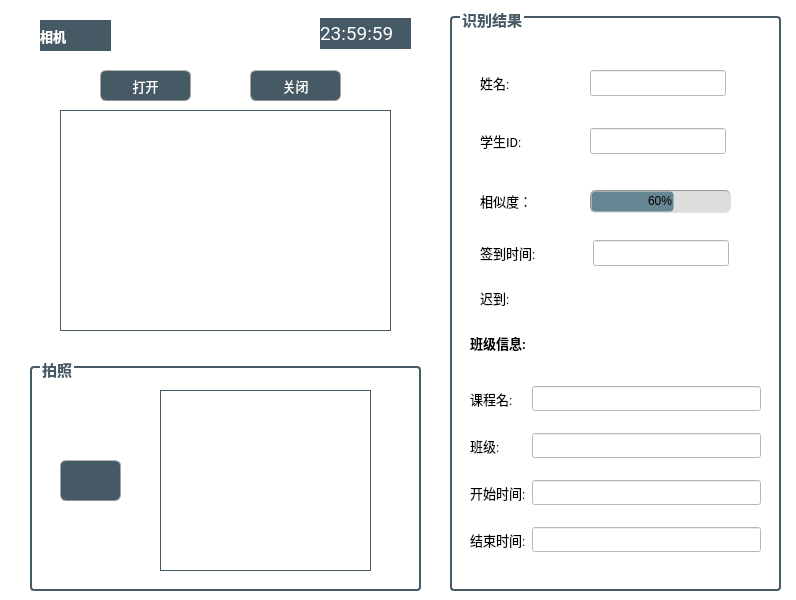
<?xml version="1.0" encoding="UTF-8"?>
<ui version="4.0">
 <class>FaceCheckForm</class>
 <widget class="QWidget" name="FaceCheckForm">
  <property name="geometry">
   <rect>
    <x>0</x>
    <y>0</y>
    <width>796</width>
    <height>600</height>
   </rect>
  </property>
  <property name="windowTitle">
   <string>Form</string>
  </property>
  <property name="styleSheet">
   <string notr="true">background-color: rgb(255, 255, 255);</string>
  </property>
  <widget class="QLabel" name="label_tablecard">
   <property name="geometry">
    <rect>
     <x>20</x>
     <y>10</y>
     <width>411</width>
     <height>341</height>
    </rect>
   </property>
   <property name="font">
    <font>
     <family>Roboto</family>
     <pointsize>10</pointsize>
     <weight>75</weight>
     <bold>true</bold>
    </font>
   </property>
   <property name="styleSheet">
    <string notr="true">border-image: url(:/icon/pic/table_card.png);</string>
   </property>
   <property name="text">
    <string/>
   </property>
   <property name="alignment">
    <set>Qt::AlignCenter</set>
   </property>
  </widget>
  <widget class="QLabel" name="label_6">
   <property name="geometry">
    <rect>
     <x>40</x>
     <y>20</y>
     <width>71</width>
     <height>31</height>
    </rect>
   </property>
   <property name="font">
    <font>
     <family>Roboto</family>
     <pointsize>10</pointsize>
     <weight>75</weight>
     <bold>true</bold>
    </font>
   </property>
   <property name="styleSheet">
    <string notr="true">background-color: rgb(69, 90, 100);
color: rgb(255, 255, 255);</string>
   </property>
   <property name="text">
    <string>相机</string>
   </property>
  </widget>
  <widget class="QPushButton" name="pushButton_open">
   <property name="geometry">
    <rect>
     <x>100</x>
     <y>70</y>
     <width>91</width>
     <height>31</height>
    </rect>
   </property>
   <property name="font">
    <font>
     <family>Roboto</family>
     <pointsize>10</pointsize>
     <weight>50</weight>
     <bold>false</bold>
    </font>
   </property>
   <property name="styleSheet">
    <string notr="true">QPushButton{
	
	color: rgb(255, 255, 255);
	border-width: 1px;
	border-radius: 6px;
	border-bottom-color: rgb(150,150,150);
	border-right-color: rgb(165,165,165);
	border-left-color: rgb(165,165,165);
	border-top-color: rgb(180,180,180);
	border-style: solid;
	padding: 4px;
	background-color: rgb(69, 90, 100);
}
QPushButton:hover{
	color: rgb(255, 255, 255);
	border-width: 1px;
	border-radius:6px;
	border-top-color: rgb(255,150,60);
	border-right-color: qlineargradient(spread:pad, x1:0, y1:1, x2:1, y2:0, stop:0 rgba(200, 70, 20, 255), stop:1 rgba(255,150,60, 255));
	border-left-color:  qlineargradient(spread:pad, x1:1, y1:0, x2:0, y2:0, stop:0 rgba(200, 70, 20, 255), stop:1 rgba(255,150,60, 255));
	border-bottom-color: rgb(200,70,20);
	border-style: solid;
	padding: 2px;
	background-color: rgb(69, 90, 100);
}
QPushButton:default{
	color: rgb(255, 255, 255);
	border-width: 1px;
	border-radius:6px;
	border-top-color: rgb(255,150,60);
	border-right-color: qlineargradient(spread:pad, x1:0, y1:1, x2:1, y2:0, stop:0 rgba(200, 70, 20, 255), stop:1 rgba(255,150,60, 255));
	border-left-color:  qlineargradient(spread:pad, x1:1, y1:0, x2:0, y2:0, stop:0 rgba(200, 70, 20, 255), stop:1 rgba(255,150,60, 255));
	border-bottom-color: rgb(200,70,20);
	border-style: solid;
	padding: 2px;
	background-color: qlineargradient(spread:pad, x1:0.5, y1:1, x2:0.5, y2:0, stop:0 rgba(220, 220, 220, 255), stop:1 rgba(255, 255, 255, 255));
}
QPushButton:pressed{
	color: rgb(255, 255, 255);
	border-width: 1px;
	border-radius: 6px;
	border-width: 1px;
	border-top-color: rgba(255,150,60,200);
	border-right-color: qlineargradient(spread:pad, x1:0, y1:1, x2:1, y2:0, stop:0 rgba(200, 70, 20, 255), stop:1 rgba(255,150,60, 200));
	border-left-color:  qlineargradient(spread:pad, x1:1, y1:0, x2:0, y2:0, stop:0 rgba(200, 70, 20, 255), stop:1 rgba(255,150,60, 200));
	border-bottom-color: rgba(200,70,20,200);
	border-style: solid;
	padding: 2px;
	
	background-color: rgb(129, 156, 169);
	
}</string>
   </property>
   <property name="text">
    <string>打开</string>
   </property>
   <property name="icon">
    <iconset resource="resource.qrc">
     <normaloff>:/icon/pic/camera.png</normaloff>:/icon/pic/camera.png</iconset>
   </property>
  </widget>
  <widget class="QGroupBox" name="groupBox_2">
   <property name="geometry">
    <rect>
     <x>30</x>
     <y>360</y>
     <width>391</width>
     <height>231</height>
    </rect>
   </property>
   <property name="font">
    <font>
     <family>Roboto Black</family>
     <pointsize>11</pointsize>
     <weight>75</weight>
     <bold>true</bold>
    </font>
   </property>
   <property name="styleSheet">
    <string notr="true">QGroupBox
        {
          border: 2px solid rgb(69, 90, 100);
          border-radius:4px;
          margin-top:6px;
          }
QGroupBox:title
        {
          color:rgb(69, 90, 100);
          subcontrol-origin: margin;
          left: 10px;
          }</string>
   </property>
   <property name="title">
    <string>拍照</string>
   </property>
   <widget class="QLabel" name="label_face">
    <property name="geometry">
     <rect>
      <x>130</x>
      <y>30</y>
      <width>211</width>
      <height>181</height>
     </rect>
    </property>
    <property name="styleSheet">
     <string notr="true">border: 1px solid rgb(69, 90, 100);</string>
    </property>
    <property name="text">
     <string/>
    </property>
   </widget>
   <widget class="QPushButton" name="pushButton_checkin">
    <property name="geometry">
     <rect>
      <x>30</x>
      <y>100</y>
      <width>61</width>
      <height>41</height>
     </rect>
    </property>
    <property name="font">
     <font>
      <family>Roboto</family>
      <pointsize>11</pointsize>
      <weight>75</weight>
      <bold>true</bold>
     </font>
    </property>
    <property name="styleSheet">
     <string notr="true">QPushButton{
	
	color: rgb(255, 255, 255);
	border-width: 1px;
	border-radius: 6px;
	border-bottom-color: rgb(150,150,150);
	border-right-color: rgb(165,165,165);
	border-left-color: rgb(165,165,165);
	border-top-color: rgb(180,180,180);
	border-style: solid;
	padding: 4px;
	background-color: rgb(69, 90, 100);
}
QPushButton:hover{
	color: rgb(255, 255, 255);
	border-width: 1px;
	border-radius:6px;
	border-top-color: rgb(255,150,60);
	border-right-color: qlineargradient(spread:pad, x1:0, y1:1, x2:1, y2:0, stop:0 rgba(200, 70, 20, 255), stop:1 rgba(255,150,60, 255));
	border-left-color:  qlineargradient(spread:pad, x1:1, y1:0, x2:0, y2:0, stop:0 rgba(200, 70, 20, 255), stop:1 rgba(255,150,60, 255));
	border-bottom-color: rgb(200,70,20);
	border-style: solid;
	padding: 2px;
	background-color: rgb(69, 90, 100);
}
QPushButton:default{
	color: rgb(255, 255, 255);
	border-width: 1px;
	border-radius:6px;
	border-top-color: rgb(255,150,60);
	border-right-color: qlineargradient(spread:pad, x1:0, y1:1, x2:1, y2:0, stop:0 rgba(200, 70, 20, 255), stop:1 rgba(255,150,60, 255));
	border-left-color:  qlineargradient(spread:pad, x1:1, y1:0, x2:0, y2:0, stop:0 rgba(200, 70, 20, 255), stop:1 rgba(255,150,60, 255));
	border-bottom-color: rgb(200,70,20);
	border-style: solid;
	padding: 2px;
	background-color: qlineargradient(spread:pad, x1:0.5, y1:1, x2:0.5, y2:0, stop:0 rgba(220, 220, 220, 255), stop:1 rgba(255, 255, 255, 255));
}
QPushButton:pressed{
	color: rgb(255, 255, 255);
	border-width: 1px;
	border-radius: 6px;
	border-width: 1px;
	border-top-color: rgba(255,150,60,200);
	border-right-color: qlineargradient(spread:pad, x1:0, y1:1, x2:1, y2:0, stop:0 rgba(200, 70, 20, 255), stop:1 rgba(255,150,60, 200));
	border-left-color:  qlineargradient(spread:pad, x1:1, y1:0, x2:0, y2:0, stop:0 rgba(200, 70, 20, 255), stop:1 rgba(255,150,60, 200));
	border-bottom-color: rgba(200,70,20,200);
	border-style: solid;
	padding: 2px;
	
	background-color: rgb(129, 156, 169);
	
}</string>
    </property>
    <property name="text">
     <string/>
    </property>
    <property name="icon">
     <iconset resource="resource.qrc">
      <normaloff>:/icon/pic/checkin.png</normaloff>:/icon/pic/checkin.png</iconset>
    </property>
   </widget>
  </widget>
  <widget class="QGroupBox" name="groupBox_3">
   <property name="geometry">
    <rect>
     <x>450</x>
     <y>10</y>
     <width>331</width>
     <height>581</height>
    </rect>
   </property>
   <property name="font">
    <font>
     <family>Roboto Black</family>
     <pointsize>11</pointsize>
     <weight>75</weight>
     <bold>true</bold>
    </font>
   </property>
   <property name="styleSheet">
    <string notr="true">QGroupBox
        {
          border: 2px solid rgb(69, 90, 100);
          border-radius:4px;
          margin-top:6px;
          }
QGroupBox:title
        {
          color:rgb(69, 90, 100);
          subcontrol-origin: margin;
          left: 10px;
          }</string>
   </property>
   <property name="title">
    <string>识别结果</string>
   </property>
   <widget class="QLabel" name="label_3">
    <property name="geometry">
     <rect>
      <x>30</x>
      <y>60</y>
      <width>86</width>
      <height>26</height>
     </rect>
    </property>
    <property name="font">
     <font>
      <family>Roboto</family>
      <pointsize>10</pointsize>
      <weight>50</weight>
      <bold>false</bold>
     </font>
    </property>
    <property name="text">
     <string>姓名:</string>
    </property>
   </widget>
   <widget class="QLabel" name="label_2">
    <property name="geometry">
     <rect>
      <x>30</x>
      <y>118</y>
      <width>86</width>
      <height>26</height>
     </rect>
    </property>
    <property name="font">
     <font>
      <family>Roboto</family>
      <pointsize>10</pointsize>
      <weight>50</weight>
      <bold>false</bold>
     </font>
    </property>
    <property name="text">
     <string>学生ID:</string>
    </property>
   </widget>
   <widget class="QLineEdit" name="lineEdit_name">
    <property name="geometry">
     <rect>
      <x>140</x>
      <y>60</y>
      <width>136</width>
      <height>26</height>
     </rect>
    </property>
    <property name="font">
     <font>
      <family>Roboto</family>
      <pointsize>10</pointsize>
     </font>
    </property>
    <property name="alignment">
     <set>Qt::AlignCenter</set>
    </property>
   </widget>
   <widget class="QLineEdit" name="lineEdit_sno">
    <property name="geometry">
     <rect>
      <x>140</x>
      <y>118</y>
      <width>136</width>
      <height>26</height>
     </rect>
    </property>
    <property name="font">
     <font>
      <family>Roboto</family>
      <pointsize>10</pointsize>
     </font>
    </property>
    <property name="alignment">
     <set>Qt::AlignCenter</set>
    </property>
   </widget>
   <widget class="QLabel" name="label_5">
    <property name="geometry">
     <rect>
      <x>30</x>
      <y>178</y>
      <width>91</width>
      <height>26</height>
     </rect>
    </property>
    <property name="font">
     <font>
      <family>Roboto</family>
      <pointsize>10</pointsize>
      <weight>50</weight>
      <bold>false</bold>
     </font>
    </property>
    <property name="text">
     <string>相似度：</string>
    </property>
   </widget>
   <widget class="QProgressBar" name="progressBar">
    <property name="geometry">
     <rect>
      <x>140</x>
      <y>180</y>
      <width>141</width>
      <height>23</height>
     </rect>
    </property>
    <property name="styleSheet">
     <string notr="true">QProgressBar {
	text-align: center;
	color: rgb(0, 0, 0);
	border-width: 1px; 
	border-radius: 6px;
	border-style: inset;
	border-color: rgb(150,150,150);
	background-color:rgb(221,221,219);
}
QProgressBar::chunk:horizontal {
background-color: rgb(69, 90, 100);
	border-style: solid;
	border-radius:4px;
	border-width:1px;
	
	background-color: rgb(101, 133, 147);


}</string>
    </property>
    <property name="value">
     <number>60</number>
    </property>
   </widget>
   <widget class="QLabel" name="label">
    <property name="geometry">
     <rect>
      <x>215</x>
      <y>168</y>
      <width>15</width>
      <height>12</height>
     </rect>
    </property>
    <property name="styleSheet">
     <string notr="true">border-image: url(:/icon/pic/down.png);</string>
    </property>
    <property name="text">
     <string/>
    </property>
   </widget>
   <widget class="QWidget" name="gridLayoutWidget">
    <property name="geometry">
     <rect>
      <x>20</x>
      <y>360</y>
      <width>291</width>
      <height>201</height>
     </rect>
    </property>
    <layout class="QGridLayout" name="gridLayout">
     <item row="0" column="0">
      <widget class="QLabel" name="label_4">
       <property name="font">
        <font>
         <family>Roboto</family>
         <pointsize>10</pointsize>
         <weight>50</weight>
         <bold>false</bold>
        </font>
       </property>
       <property name="text">
        <string>课程名:</string>
       </property>
      </widget>
     </item>
     <item row="1" column="1">
      <widget class="QLineEdit" name="lineEdit_classroom">
       <property name="font">
        <font>
         <family>Roboto</family>
         <pointsize>10</pointsize>
        </font>
       </property>
       <property name="text">
        <string/>
       </property>
       <property name="alignment">
        <set>Qt::AlignCenter</set>
       </property>
      </widget>
     </item>
     <item row="0" column="1">
      <widget class="QLineEdit" name="lineEdit_course">
       <property name="font">
        <font>
         <family>Roboto</family>
         <pointsize>10</pointsize>
        </font>
       </property>
       <property name="text">
        <string/>
       </property>
       <property name="alignment">
        <set>Qt::AlignCenter</set>
       </property>
      </widget>
     </item>
     <item row="2" column="1">
      <widget class="QLineEdit" name="lineEdit_start_time">
       <property name="font">
        <font>
         <family>Roboto</family>
         <pointsize>10</pointsize>
        </font>
       </property>
       <property name="text">
        <string/>
       </property>
       <property name="alignment">
        <set>Qt::AlignCenter</set>
       </property>
      </widget>
     </item>
     <item row="2" column="0">
      <widget class="QLabel" name="label_10">
       <property name="font">
        <font>
         <family>Roboto</family>
         <pointsize>10</pointsize>
         <weight>50</weight>
         <bold>false</bold>
        </font>
       </property>
       <property name="text">
        <string>开始时间:</string>
       </property>
      </widget>
     </item>
     <item row="1" column="0">
      <widget class="QLabel" name="label_7">
       <property name="font">
        <font>
         <family>Roboto</family>
         <pointsize>10</pointsize>
         <weight>50</weight>
         <bold>false</bold>
        </font>
       </property>
       <property name="text">
        <string>班级:</string>
       </property>
      </widget>
     </item>
     <item row="3" column="0">
      <widget class="QLabel" name="label_9">
       <property name="font">
        <font>
         <family>Roboto</family>
         <pointsize>10</pointsize>
         <weight>50</weight>
         <bold>false</bold>
        </font>
       </property>
       <property name="text">
        <string>结束时间:</string>
       </property>
      </widget>
     </item>
     <item row="3" column="1">
      <widget class="QLineEdit" name="lineEdit_end_time">
       <property name="font">
        <font>
         <family>Roboto</family>
         <pointsize>10</pointsize>
        </font>
       </property>
       <property name="text">
        <string/>
       </property>
       <property name="alignment">
        <set>Qt::AlignCenter</set>
       </property>
      </widget>
     </item>
    </layout>
   </widget>
   <widget class="QLabel" name="label_11">
    <property name="geometry">
     <rect>
      <x>20</x>
      <y>320</y>
      <width>111</width>
      <height>26</height>
     </rect>
    </property>
    <property name="font">
     <font>
      <family>Roboto</family>
      <pointsize>10</pointsize>
      <weight>75</weight>
      <bold>true</bold>
     </font>
    </property>
    <property name="text">
     <string>班级信息:</string>
    </property>
   </widget>
   <widget class="QLabel" name="label_12">
    <property name="geometry">
     <rect>
      <x>30</x>
      <y>275</y>
      <width>86</width>
      <height>26</height>
     </rect>
    </property>
    <property name="font">
     <font>
      <family>Roboto</family>
      <pointsize>10</pointsize>
      <weight>50</weight>
      <bold>false</bold>
     </font>
    </property>
    <property name="text">
     <string>迟到:</string>
    </property>
   </widget>
   <widget class="QLabel" name="label_late">
    <property name="geometry">
     <rect>
      <x>180</x>
      <y>270</y>
      <width>40</width>
      <height>40</height>
     </rect>
    </property>
    <property name="styleSheet">
     <string notr="true">border-image: url(:/icon/pic/notlate.png);</string>
    </property>
    <property name="text">
     <string/>
    </property>
   </widget>
   <widget class="QLineEdit" name="lineEdit_checkin_time">
    <property name="geometry">
     <rect>
      <x>143</x>
      <y>230</y>
      <width>136</width>
      <height>26</height>
     </rect>
    </property>
    <property name="font">
     <font>
      <family>Roboto</family>
      <pointsize>10</pointsize>
     </font>
    </property>
    <property name="alignment">
     <set>Qt::AlignCenter</set>
    </property>
   </widget>
   <widget class="QLabel" name="label_13">
    <property name="geometry">
     <rect>
      <x>30</x>
      <y>230</y>
      <width>111</width>
      <height>26</height>
     </rect>
    </property>
    <property name="font">
     <font>
      <family>Roboto</family>
      <pointsize>10</pointsize>
      <weight>50</weight>
      <bold>false</bold>
     </font>
    </property>
    <property name="text">
     <string>签到时间:</string>
    </property>
   </widget>
  </widget>
  <widget class="QPushButton" name="pushButton_stop">
   <property name="geometry">
    <rect>
     <x>250</x>
     <y>70</y>
     <width>91</width>
     <height>31</height>
    </rect>
   </property>
   <property name="font">
    <font>
     <family>Roboto</family>
     <pointsize>10</pointsize>
     <weight>50</weight>
     <bold>false</bold>
    </font>
   </property>
   <property name="styleSheet">
    <string notr="true">QPushButton{
	
	color: rgb(255, 255, 255);
	border-width: 1px;
	border-radius: 6px;
	border-bottom-color: rgb(150,150,150);
	border-right-color: rgb(165,165,165);
	border-left-color: rgb(165,165,165);
	border-top-color: rgb(180,180,180);
	border-style: solid;
	padding: 4px;
	background-color: rgb(69, 90, 100);
}
QPushButton:hover{
	color: rgb(255, 255, 255);
	border-width: 1px;
	border-radius:6px;
	border-top-color: rgb(255,150,60);
	border-right-color: qlineargradient(spread:pad, x1:0, y1:1, x2:1, y2:0, stop:0 rgba(200, 70, 20, 255), stop:1 rgba(255,150,60, 255));
	border-left-color:  qlineargradient(spread:pad, x1:1, y1:0, x2:0, y2:0, stop:0 rgba(200, 70, 20, 255), stop:1 rgba(255,150,60, 255));
	border-bottom-color: rgb(200,70,20);
	border-style: solid;
	padding: 2px;
	background-color: rgb(69, 90, 100);
}
QPushButton:default{
	color: rgb(255, 255, 255);
	border-width: 1px;
	border-radius:6px;
	border-top-color: rgb(255,150,60);
	border-right-color: qlineargradient(spread:pad, x1:0, y1:1, x2:1, y2:0, stop:0 rgba(200, 70, 20, 255), stop:1 rgba(255,150,60, 255));
	border-left-color:  qlineargradient(spread:pad, x1:1, y1:0, x2:0, y2:0, stop:0 rgba(200, 70, 20, 255), stop:1 rgba(255,150,60, 255));
	border-bottom-color: rgb(200,70,20);
	border-style: solid;
	padding: 2px;
	background-color: qlineargradient(spread:pad, x1:0.5, y1:1, x2:0.5, y2:0, stop:0 rgba(220, 220, 220, 255), stop:1 rgba(255, 255, 255, 255));
}
QPushButton:pressed{
	color: rgb(255, 255, 255);
	border-width: 1px;
	border-radius: 6px;
	border-width: 1px;
	border-top-color: rgba(255,150,60,200);
	border-right-color: qlineargradient(spread:pad, x1:0, y1:1, x2:1, y2:0, stop:0 rgba(200, 70, 20, 255), stop:1 rgba(255,150,60, 200));
	border-left-color:  qlineargradient(spread:pad, x1:1, y1:0, x2:0, y2:0, stop:0 rgba(200, 70, 20, 255), stop:1 rgba(255,150,60, 200));
	border-bottom-color: rgba(200,70,20,200);
	border-style: solid;
	padding: 2px;
	
	background-color: rgb(129, 156, 169);
	
}</string>
   </property>
   <property name="text">
    <string>关闭</string>
   </property>
   <property name="icon">
    <iconset resource="resource.qrc">
     <normaloff>:/icon/pic/stop.png</normaloff>:/icon/pic/stop.png</iconset>
   </property>
  </widget>
  <widget class="QLabel" name="label_frame">
   <property name="geometry">
    <rect>
     <x>60</x>
     <y>110</y>
     <width>331</width>
     <height>221</height>
    </rect>
   </property>
   <property name="styleSheet">
    <string notr="true">border: 1px solid rgb(69, 90, 100);</string>
   </property>
   <property name="text">
    <string/>
   </property>
  </widget>
  <widget class="QLabel" name="label_current">
   <property name="geometry">
    <rect>
     <x>320</x>
     <y>18</y>
     <width>91</width>
     <height>31</height>
    </rect>
   </property>
   <property name="font">
    <font>
     <family>Roboto</family>
     <pointsize>14</pointsize>
     <weight>50</weight>
     <bold>false</bold>
    </font>
   </property>
   <property name="styleSheet">
    <string notr="true">color: rgb(255, 255, 255);
background-color: rgb(69, 90, 100);</string>
   </property>
   <property name="text">
    <string>23:59:59</string>
   </property>
  </widget>
 </widget>
 <resources>
  <include location="resource.qrc"/>
 </resources>
 <connections/>
</ui>
